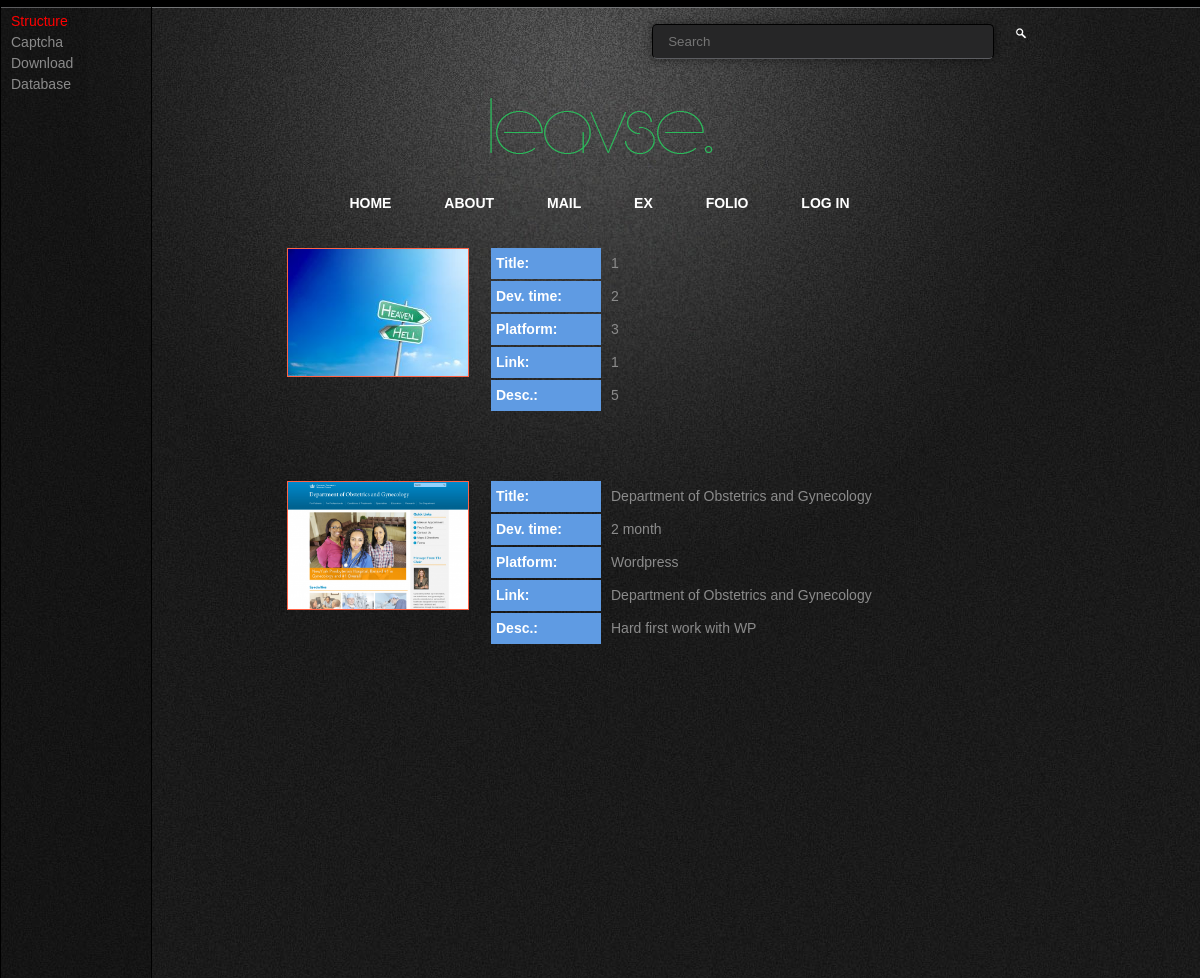
Page /folio on the earlier database version.
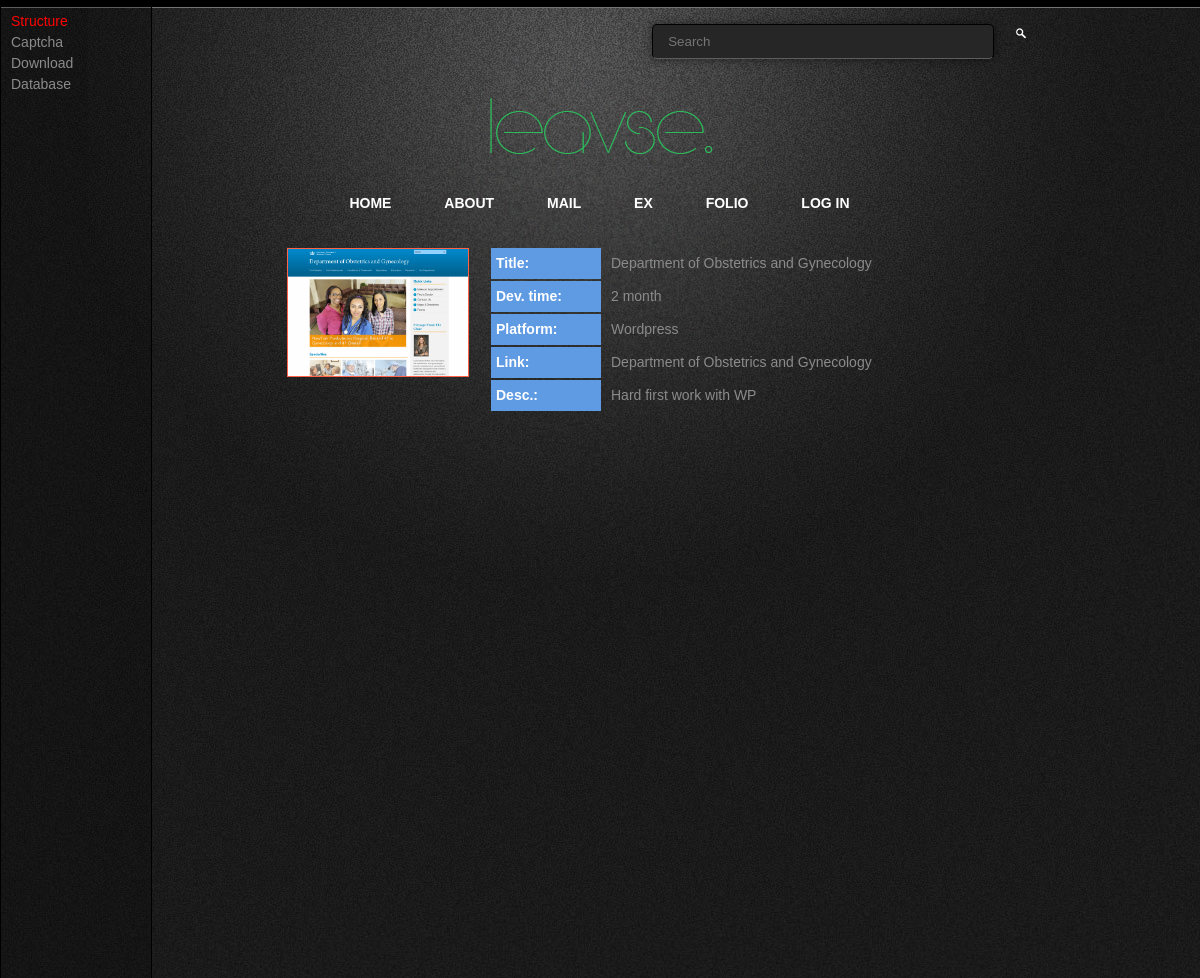
Same page on the later database version.
### tables this page shows
CREATE TABLE `content` (
  `id` int(11) NOT NULL AUTO_INCREMENT,
  `title` varchar(255) NOT NULL,
  `link` varchar(255) NOT NULL,
  `tag` varchar(255) NOT NULL,
  `meta_d` varchar(255) NOT NULL,
  `meta_k` varchar(255) NOT NULL,
  `content` text NOT NULL,
  `date` date NOT NULL,
  `time` time NOT NULL,
  PRIMARY KEY (`id`)
);

CREATE TABLE `folio` (
  `id` int(11) NOT NULL AUTO_INCREMENT,
  `title` varchar(255) NOT NULL,
  `dev_time` varchar(255) NOT NULL,
  `platform` varchar(255) NOT NULL,
  `link` varchar(255) NOT NULL,
  `description` text NOT NULL,
  `img` tinytext NOT NULL,
  `img_s` tinytext NOT NULL,
  PRIMARY KEY (`id`)
);

### system/libs/registry.php (called while the page is built, shortened)
<?php
class Registry{
        public static $_obj = array();
        public static function set($name, $object){
            self::$_obj[$name] = $object;
        }
        public static function get($name = NULL){
            if(!empty(self::$_obj)){
                return self::$_obj[$name];
            }
        }
}

### application/controllers/folio.php (called while the page is built, shortened)
<?php
class Folio extends Controller{
    function Index(){
        $data['content'] = $this->get_db->selectMulti('folio');
        $this->view('folio/index', $data);
    }
}

### index.php (called while the page is built, shortened)
<?php session_start();
require './system/config/database.php';
new Bootstrap();

### application/models/shortlink.php (called while the page is built, shortened)
<?php
    class shortlink extends Controller{
        public static $t;
        function __construct() {
            self::$t = $this->get_db->selectMulti('content');
        }
        public static function gogo(){
            return self::$t;
        }
    }

### system/libs/database.php (called while the page is built, shortened)
<?php
class Database extends PDO{
    public function selectMulti($table){
        $sql = $this->query("SELECT * FROM `$table`");
        return $sql->fetchAll(PDO::FETCH_CLASS, "stdClass");
    }
}

### application/models/get_db.php (called while the page is built, shortened)
<?php
    class get_db extends Model{
        function selectMulti($table){
            return $this->db->selectMulti($table);
        }
    }

### system/libs/model.php (called while the page is built, shortened)
<?php
class Model{
    function __construct(){
        $this->db = Registry::get('DB');
    }
}

### system/libs/session.php (called while the page is built, shortened)
<?php
class Session {
    public static function get($key, $secondKey = false){
		return false;
	}
}

### application/views/folio/index.php (the view)
<div id="folio">
    <div class="one">
        <table border="0" width="100%">
            <?php
                foreach ($content as $value):
            ?>
            <tr>
                <td width="25%" style="padding: 10px;" valign="top">
                    <a href="<?php echo $value->link?>" target="_blank">
                        <img src="<?php echo $value->img_s?>" width="180" height="127" title="<?php echo $value->title?>" />
                    </a>
                </td>
                <td align="left" valign="top"  style="padding: 8px 10px;">
                    <dl id="folio-info">
                        <dt>Title:</dt>
                            <dd><?php echo $value->title?></dd>
                        <dt>Dev. time:</dt>
                            <dd><?php echo $value->dev_time?></dd>
                        <dt>Platform:</dt>
                            <dd><?php echo $value->platform?></dd>
                        <dt>Link:</dt>
                            <dd><a href="<?php echo $value->link?>"><?php echo $value->title?></a></dd>
                        <dt>Desc.:</dt>
                            <dd><?php echo $value->description?></dd>
                    </dl>
                </td>
            </tr>
            <?php
                endforeach;
            ?>
        </table>
    </div>
</div>

### system/libs/bootstrap.php (shortened to what this page needs)
<?php
class Bootstrap{
    function __construct(){
        $url = isset($_GET['url']) ? $_GET['url'] : null;
        $url = rtrim($url, '/');
        $url = explode("/", $url);
        $file = $this->findFile($url[0]);
        $controller = new $url[0];
        if(isset($url[2])){
            if(method_exists($controller, $url[1])){
                $controller->{$url[1]}($url[2]);
            }else{
                M4A1_Exception::php_error(new Exception('Method not exists'), methodIsNotExistInClass($url[1], $file));
                exit();
            }
        }else{
            if(isset($url[1])){
                if(method_exists($controller, $url[1])){
                    $controller->{$url[1]}();
                }else{
                    M4A1_Exception::php_error(new Exception('Method not exists'), methodIsNotExistInClass($url[1], $file));
                }
            }else{
                if(method_exists($controller, 'index')){
                    $controller->index();
                }else{
                    exception_handler(new Exception('Method not exists'), methodIsNotExistInClass('Index', $file));
                    exit();
                }
            }
        }
    }
    public function findFile($file){
        $this->fileName = $file;
        $this->dir = new RecursiveIteratorIterator(new RecursiveDirectoryIterator(M4A1_CONTR), TRUE);
        while($this->dir->valid()) {
            if (!$this->dir->isDot() && $this->dir->getFilename() == $this->fileName.'.php'){
                $fileExist = $this->dir->key();
            }
            $this->dir->next();
        }
        if(!empty($fileExist)){
            return $fileExist;
        }else{
            return $file;
        }
    }
}

### system/libs/controller.php (shortened to what this page needs)
<?php
class Controller{
    function model($name){
            return $this->loadClass($name);
        }
	public function view($file, $data=array(), $noInclude = false){
            if(file_exists(M4A1_VIEWS . $file . '.php')){
                extract($data);
                if($noInclude){
                        require M4A1_VIEWS . $file . '.php';
                }else{
                        require M4A1_VIEWS . 'header.php';
                        require M4A1_VIEWS . $file . '.php';
                        require M4A1_VIEWS . 'footer.php';
                }
            }else{
                M4A1_Exception::php_error(new Exception('View is not exists'), viewIsNotExistInClass($file));
                exit();
            }
	}
    function loadClass($name, $const = M4A1_MODELS){
         $file = $const . $name . '.php';
    }
}

### application/views/header.php (shortened to what this page needs)
<!DOCTYPE html>
<html>
<head>
    <link rel="stylesheet" type="text/css" href="<?php echo M4A1_HOST; ?>public/css/style.css" />
    <link rel="stylesheet" type="text/css" href="<?php echo M4A1_HOST; ?>usefull/jqueryFileTree/jqueryFileTree.css" />    <script type="text/javascript" src="<?php echo M4A1_HOST;?>public/js/jQuery.js"></script>
</head>
<body>
<div style="height: 7px; background: black; border-bottom: 1px solid #737476; z-index: 99;"></div>
<div style="height: 40px; width: 1000px;">
    <div id="search" >
        <form action="" method="post" id="search-form">
                <input type="text" placeholder="Search" name="s" />
                <input type="submit" name="search" id="searchBtn" value="" />
            </form>
        </div>
</div>
<div id="content">
<div id="info">
    <div id="transparent"></div>
    <div id="info_content">
        <ul>
        <li>structure</li>
        <?php
            $link = new shortlink();
            $link = shortlink::gogo();
        ?>
        <?php foreach ($link as $value):?>
            <li>
                <a href="<?php echo M4A1_HOST;?>content/show/<?php echo $value->link;?>">
                    <?php echo $value->title?>
                </a>
            </li>
        <?php endforeach;?>
        </ul>
    </div>
</div>
    <h1 id="logo"><a href="/"><img src="<?php echo M4A1_HOST;?>public/img/leavse.png"></a></h1>
    <div id="menu">
        <a href="<?php echo M4A1_HOST;?>">Home</a>
        <a href="<?php echo M4A1_HOST;?>about">About</a>
        <a href="<?php echo M4A1_HOST;?>mail">Mail</a>
        <a href="<?php echo M4A1_HOST;?>ex">EX</a>
        <a href="<?php echo M4A1_HOST;?>folio">folio</a>
        <?php if(!Session::get('login')):?>
            <a href="<?php echo M4A1_HOST;?>log/in">log In</a>
        <?php else:?>
            <a href="<?php echo M4A1_HOST;?>log/out">log Out</a>
        <?php endif;?>
    </div>

### application/views/footer.php (shortened to what this page needs)
</div>
</body>
</html>

### public/css/style.css (style rules this page uses)
* { font-family: Vardana, sans-serif; margin: 0px auto; padding: 0; }
html { height:100%; background: url('../img/bg.jpg'); }
body { margin: 0; padding-bottom: 30px; font: 14px/1.4 "Helvetica Neue", "Lucida Grande", "Arial"; line-height: 1.5; -webkit-font-smoothing: antialiased; color: #8b8b8b; min-height:100%; position:relative; min-width: 800px; background: url('../img/bg_main.jpg') 50% 0 no-repeat; z-index: -2; }
a { text-decoration: none; color: inherit; }
#menu { text-align: center; padding: 8px; }
#menu a { font-size: 14px; line-height: 50px; padding: 12px 20px 12px 19px; margin: 5px; border-radius: 5px; color: white; font-weight: bold; text-transform: uppercase; }
#search { padding: 8px; line-height: 50px; text-align: right; }
#search input { height: 33px; margin-right: 20px; }
#search input[type=text] { width: 290px; border: 1px solid black; padding:0 35px 0 15px; background: #262627; color: white; border-radius: 5px; border-bottom: 1px solid #5c5d61; box-shadow: 0 0 10px rgba(0,0,0,0.5); }
#search input[type=submit] { padding:0 15px 0 15px; border-radius: 5px; position: relative; top: -8px; cursor: pointer; left: -15px; background: #ce1000; font-weight: bold; background: url(../img/search_green.png) no-repeat center; border: transparent; }
#content { word-wrap: break-word; margin: 0px auto; width: 650px; min-height: 900px; width:expression(document.body.clientWidth > 800 ? "100%" : "800px"); overflow:hidden; }
#content h1 { margin-top: 50px; color: white; font-size: 37px; text-align: center; }
#info { border: 1px solid black; position: fixed; top: 0; left: 0; width: 150px; height: 100%; }
#info_content { position: inherit; padding: 10px; color: white; left: 1px; }
#info_content ul { list-style: none; }
#info_content ul li { color: #8b8b8b; }
#info_content ul li:first-child { color: red; text-transform:capitalize; }
#transparent { opacity:0.2; filter:alpha(opacity=20); -moz-opacity:0.2; background-color: black; width: inherit; height: inherit; position: inherit; }
form input, form select, form textarea { width: 450px; margin: 5px 0 5px 10px; border: 1px solid gray; padding: 5px; }
form input[type=submit] { width: 70px; }
#folio { text-align: center; }
#folio a img { margin: 0 0 30px 0; border: 1px solid tomato; }
#folio-info { margin-bottom:50px; }
#folio-info dt { background:#5f9be3; color:#fff; float:left; font-weight:bold; margin-right:10px; padding:5px; width:100px; }
#folio-info dd { margin:2px 0; padding:5px 0; font-size: 14px; }

Differences in the rows shown:
removed folio: img_s (picture), title "1", dev_time "2", platform "3", description "5"
